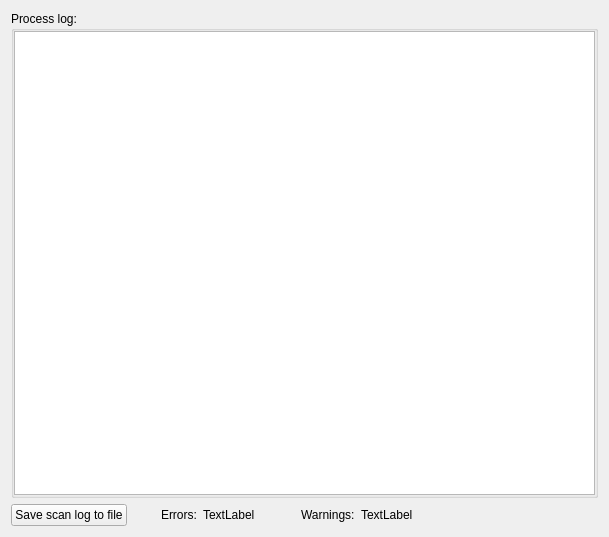
<?xml version="1.0" encoding="UTF-8"?>
<ui version="4.0">
 <class>IC_ProgressPage_q</class>
 <widget class="QWizardPage" name="IC_ProgressPage_q">
  <property name="geometry">
   <rect>
    <x>0</x>
    <y>0</y>
    <width>609</width>
    <height>537</height>
   </rect>
  </property>
  <property name="windowTitle">
   <string>WizardPage</string>
  </property>
  <layout class="QGridLayout" name="gridLayout">
   <item row="0" column="0">
    <widget class="QGroupBox" name="buttonGroup8">
     <property name="title">
      <string>Process log:</string>
     </property>
     <layout class="QVBoxLayout">
      <property name="margin" stdset="0">
       <number>0</number>
      </property>
      <item>
       <widget class="QTextEdit" name="importLog">
        <property name="readOnly">
         <bool>true</bool>
        </property>
       </widget>
      </item>
     </layout>
    </widget>
   </item>
   <item row="1" column="0">
    <layout class="QHBoxLayout" name="horizontalLayout">
     <item>
      <widget class="QPushButton" name="logSaveButton">
       <property name="text">
        <string>Save scan log to file</string>
       </property>
      </widget>
     </item>
     <item>
      <spacer name="spacer">
       <property name="orientation">
        <enum>Qt::Orientation::Horizontal</enum>
       </property>
       <property name="sizeType">
        <enum>QSizePolicy::Policy::Fixed</enum>
       </property>
       <property name="sizeHint" stdset="0">
        <size>
         <width>28</width>
         <height>20</height>
        </size>
       </property>
      </spacer>
     </item>
     <item>
      <widget class="QLabel" name="label">
       <property name="text">
        <string>Errors:</string>
       </property>
      </widget>
     </item>
     <item>
      <widget class="QLabel" name="errors_count_display">
       <property name="text">
        <string>TextLabel</string>
       </property>
      </widget>
     </item>
     <item>
      <spacer name="horizontalSpacer_2">
       <property name="orientation">
        <enum>Qt::Orientation::Horizontal</enum>
       </property>
       <property name="sizeType">
        <enum>QSizePolicy::Policy::Fixed</enum>
       </property>
       <property name="sizeHint" stdset="0">
        <size>
         <width>40</width>
         <height>20</height>
        </size>
       </property>
      </spacer>
     </item>
     <item>
      <widget class="QLabel" name="label_2">
       <property name="text">
        <string>Warnings:</string>
       </property>
      </widget>
     </item>
     <item>
      <widget class="QLabel" name="warnings_count_display">
       <property name="text">
        <string>TextLabel</string>
       </property>
      </widget>
     </item>
     <item>
      <spacer name="horizontalSpacer">
       <property name="orientation">
        <enum>Qt::Orientation::Horizontal</enum>
       </property>
       <property name="sizeHint" stdset="0">
        <size>
         <width>40</width>
         <height>20</height>
        </size>
       </property>
      </spacer>
     </item>
    </layout>
   </item>
  </layout>
 </widget>
 <resources/>
 <connections>
  <connection>
   <sender>logSaveButton</sender>
   <signal>clicked()</signal>
   <receiver>IC_ProgressPage_q</receiver>
   <slot>saveLog()</slot>
   <hints>
    <hint type="sourcelabel">
     <x>160</x>
     <y>513</y>
    </hint>
    <hint type="destinationlabel">
     <x>304</x>
     <y>268</y>
    </hint>
   </hints>
  </connection>
 </connections>
 <slots>
  <slot>saveLog()</slot>
 </slots>
</ui>
